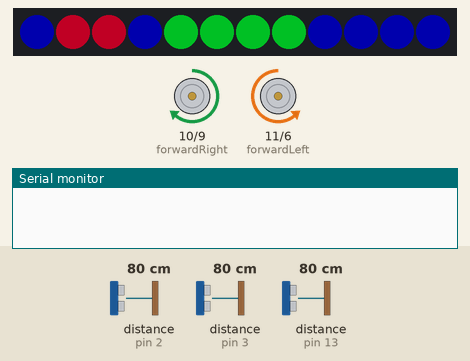
This sketch was run on a simulated Arduino Nano, built with avr-gcc and run on an emulated ATmega328P. On the bench: 12 RGB LEDs in strip order, left to right, motor-driver pin pairs drawn as motors (green arrow = first pin HIGH = forward, orange = second pin HIGH = backward, longer = more drive), the last lines printed to the serial monitor. Wiring (inferred from the names in the program): 2 × range finder with pulse-width output: data pin 2 / data pin 3; ultrasonic range finder: trigger pin 12; echo pin 13. The inputs (shaded band) are chosen by the test bench; at power-on: distance to the obstacle (sensors on pin 13, pin 3, pin 2) 80 cm. The echo pulse lasts 58.3 µs per cm; dim RGB values are drawn brighter than linear; the strip is taken to match the declared colour order.

Above: at 1.9 s.
At 2.7 s:
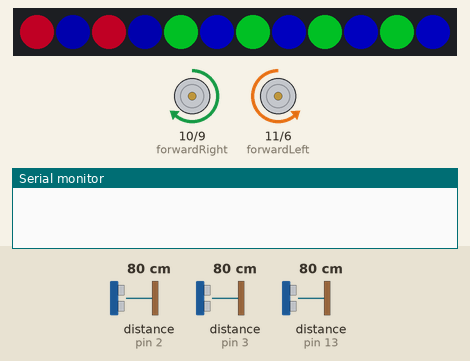
At 3.8 s:
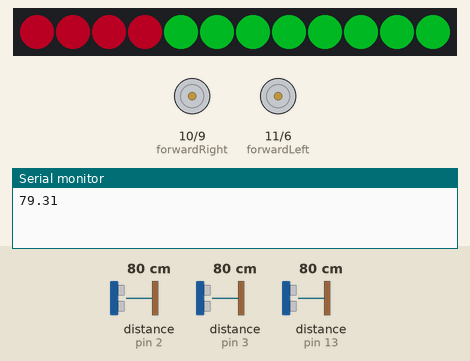
3.9 s: distance to the obstacle (sensor on pin 13) set to 12 cm
6.9 s: distance to the obstacle (sensor on pin 13) set to 9 cm
Timing chart, 0 to 8.6 s (numbered marks = the images above; inputs shaded):
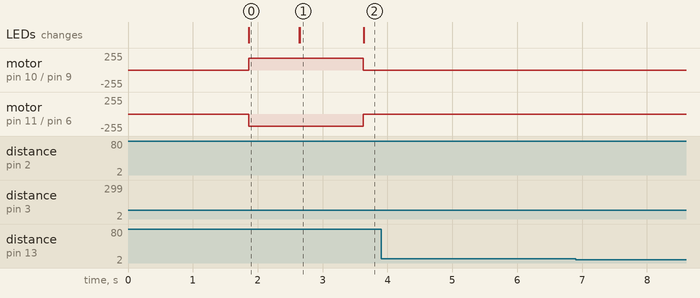

Measured:
- what the display in image 0 shows lasts 0.7 s, from 1.9 s to 2.6 s
- what the display in image 1 shows lasts 1.0 s, from 2.6 s to 3.6 s

The sketch:

pacman.ino
```cpp
//Sarah Vogelzang.
//Vebetering van BattleBot
#include <Adafruit_NeoPixel.h>
#include <QTRSensors.h>
#include "music.h"
//defineer alle pinnen en globale variabelen
//Neopixels
const byte neopin =  4;                                                                         //neopin
const byte numPixels  = 12;                                                                     //num neopixels
const int pixelFormat = NEO_RGB + NEO_KHZ800;                                                   //zet het pixelformat. LET OP! De neopixels op de robot zelf is RGB, de strip voor de underglow is GBR!
Adafruit_NeoPixel *pixels;                                                                      //maak een pointer met van type adrafruit neopixels
//om de neopixels individeel aan te sturen geef je ze een nummer.
//---- neopixels op de robot ------
const byte ll = 0;
const byte lr = 1;
const byte rr = 2;
const byte rl = 3;
//------------------------------------
//----- neopixels undeglow strip ------
const byte uglow1 = 4;
const byte uglow2 = 5;
const byte uglow3 = 6;
const byte uglow4 = 7;
const byte uglow5 = 8;
const byte uglow6 = 9;
const byte uglow7 = 10;
const byte uglow8 = 11;
//---------------------------------
//ultrasonic
const byte echoPin = 13;                                                                        //echopin
const byte triggerPin = 12;                                                                     //triggerpin
double duration;                                                                                //tijd tussen trigger en echo
double distance;                                                                                //gemeten afstand
double distanceLeft;                                                                            //gemeten afstand vooruit
double distanceRight;                                                                           //gemeten afstand rechts van de robot
double distanceForward;                                                                         //gemeten afstand links van de robot
const double minDistance = 12;                                                                  //minimale aftsand wat de robot moet houden
//wheels
const byte reverseRight = 9;
const byte forwardRight = 10;
const byte reverseLeft = 6;
const byte forwardLeft = 11;
const int startWheels = 255;                                                                    //de 'wake up' voor de motoren
const int wheelSpeedRight = 180;                                                                //gewenste snelheid rechter wiel
const int wheelSpeedLeft = 180;                                                                 //gewenste snelheid linker wiel
const int stopWheels = 0;                                                                       //stop de motoren
//pulsesensor
const byte speedSensorA = 2;                                                                    //sensor rechts
const byte speedSensorB = 3;                                                                    //sensor links
int counterA = 0;                                                                               //counter voor sensor rechts
int counterB = 0;                                                                               //counter voor sensor links
//servos
const byte gripper = 8;                                                                         //servo voor de gripper
const byte neck = 7;                                                                            //servo voor de neck met de ultrasonic
//line tracker
QTRSensors qtr;                                                                                 //variable met het tyoe QTRSensors
const byte SensorCount = 8;                                                                     //num sensors op line tracker
int sensorValues[SensorCount];                                                                  //sensorwaardes van de line tracker. wordt gelezen met een for loop of per sensor.

void setup() {
  Serial.begin(9600);
  pinMode(echoPin, INPUT);
  pinMode(triggerPin, OUTPUT);
  pinMode(forwardLeft, OUTPUT);
  pinMode(forwardRight, OUTPUT);
  pinMode(reverseLeft, OUTPUT);
  pinMode(reverseRight, OUTPUT);
  pinMode(speedSensorA, INPUT_PULLUP);
  pinMode(speedSensorB, INPUT_PULLUP);
  attachInterrupt(digitalPinToInterrupt(speedSensorA), countA, CHANGE);
  attachInterrupt(digitalPinToInterrupt(speedSensorB), countB, CHANGE);
  pixels = new Adafruit_NeoPixel(numPixels, neopin, pixelFormat);                               //koppel een nieuw adafruit neopixels object aan de pointer "pixels"
  pixels->begin();                                                                              //zet de neopixels "aan"
  digitalWrite(neck, LOW);                                                                      //zet de servo van de neck standaard op LOW, dan schiet deze niet terug na het draaien
  qtr.setTypeAnalog();                                                                          //zet de meettype op analoog
  qtr.setSensorPins((const byte[]) {A0, A1, A2, A3, A4, A5, A6, A7}, SensorCount);               //zet alle analoge pinnen als input pinnen voor de line tracker
  servo(gripper, 400);
  //playMusic(); //functie, noten en lied staat in music.h
  moveForwardwithoutusonic(75);
  turnRight(30);
}

void loop() {
  readGhost();
  moveForward(40);
  readGhost();
  lookAround();
  readGhost();

  if (distanceForward <= minDistance && distanceForward < distanceLeft && distanceRight < distanceLeft) {
    turnLeft(20);
  } else if (distanceForward <= minDistance && distanceForward < distanceRight && distanceRight > distanceLeft) {
    turnRight(20);
  } else if (distanceForward < 18 && distanceRight < 10 && distanceLeft < 15) {
    Turn180DLeft();
  }  else if (distanceForward < 18 && distanceRight < 10 && distanceLeft < 15) {
    Turn180DRight();
 }

  readGhost();
}

void moveForward(int pulsecount) {
  while (counterA <= pulsecount && counterB <= pulsecount) {
   readGhost();
   scanDistance();
    if(distance < 7){
      stopVehicle();
      moveBackward(10);
      lookAround();
        if(distanceRight > distanceLeft){
          turnRight(20);
        } else{
          turnLeft(20);
        }
      } else{
        analogWrite(forwardLeft, startWheels);
        analogWrite(forwardRight, startWheels);
        analogWrite(forwardLeft, wheelSpeedLeft);
        analogWrite(forwardRight, wheelSpeedRight);
        analogWrite(reverseLeft, stopWheels);
        analogWrite(reverseRight, stopWheels);
        pixels->setBrightness(85); //helderheid omlaag, deze stond eerst op 100%.
        pixels->setPixelColor(ll, pixels->Color(255, 0, 50));
        pixels->setPixelColor(lr, pixels->Color(0, 0, 150));
        pixels->setPixelColor(rr, pixels->Color(255, 0, 50));
        pixels->setPixelColor(rl, pixels->Color(0, 0, 150));
        //underglow neopixels
        pixels->setPixelColor(uglow1, pixels->Color(0, 255, 50));
        pixels->setPixelColor(uglow2, pixels->Color(0, 0, 250));
        pixels->setPixelColor(uglow3, pixels->Color(0, 255, 50));
        pixels->setPixelColor(uglow4, pixels->Color(0, 0, 250));
        pixels->setPixelColor(uglow5, pixels->Color(0, 255, 50));
        pixels->setPixelColor(uglow6, pixels->Color(0, 0, 250));
        pixels->setPixelColor(uglow7, pixels->Color(0, 255, 50));
        pixels->setPixelColor(uglow8, pixels->Color(0, 0, 250));
        pixels->show();
      }
  }
  stopVehicle();
  counterA = 0;
  counterB = 0;

}

void moveForwardwithoutusonic(int pulsecount) {
  while (/*counterA <= pulsecount &&*/ counterB <= pulsecount) {
    analogWrite(forwardLeft, startWheels);
    analogWrite(forwardRight, startWheels);
    analogWrite(forwardLeft, wheelSpeedLeft);
    analogWrite(forwardRight, wheelSpeedRight);
    analogWrite(reverseLeft, stopWheels);
    analogWrite(reverseRight, stopWheels);
    pixels->setBrightness(85); //helderheid omlaag, deze stond eerst op 100%.
    pixels->setPixelColor(ll, pixels->Color(255, 0, 50));
    pixels->setPixelColor(lr, pixels->Color(0, 0, 150));
    pixels->setPixelColor(rr, pixels->Color(255, 0, 50));
    pixels->setPixelColor(rl, pixels->Color(0, 0, 150));
    //underglow neopixels
    pixels->setPixelColor(uglow1, pixels->Color(0, 255, 50));
    pixels->setPixelColor(uglow2, pixels->Color(0, 0, 250));
    pixels->setPixelColor(uglow3, pixels->Color(0, 255, 50));
    pixels->setPixelColor(uglow4, pixels->Color(0, 0, 250));
    pixels->setPixelColor(uglow5, pixels->Color(0, 255, 50));
    pixels->setPixelColor(uglow6, pixels->Color(0, 0, 250));
    pixels->setPixelColor(uglow7, pixels->Color(0, 255, 50));
    pixels->setPixelColor(uglow8, pixels->Color(0, 0, 250));
    pixels->show();
  }
  stopVehicle();
  //counterA = 0;
  counterB = 0;
}


void lookAround(){
  stopVehicle();
   scanDistance();
  //Serial.println(distance);
  //Serial.println("vooruit");
  distanceForward = distance;
  Serial.println(distanceForward);
  stopVehicle();
  servo(neck, 2400);
  scanDistance();
  distanceRight = distance;
  //  Serial.println(distanceRight);
  //  Serial.println("rechts");
  delay(300);
  servo(neck, 400);
  delay(300);
  scanDistance();
  distanceLeft = distance;
  //  Serial.println(distanceLeft);
  //  Serial.println("links");
  servo(neck, 1400);
  //Serial.println("keuze maken");
}


void moveBackward(int pulsecount) {
  while (counterA <= pulsecount && counterB <= pulsecount) {
    analogWrite(reverseLeft, startWheels);
    analogWrite(reverseRight, startWheels);
    analogWrite(forwardLeft, stopWheels);
    analogWrite(forwardRight, stopWheels);
    analogWrite(reverseLeft, wheelSpeedLeft);
    analogWrite(reverseRight, wheelSpeedRight);
  }
  stopVehicle();
  counterA = 0;
  counterB = 0;
}

void Turn180DRight() {
  turnRight(20);
  moveBackward(10);
  turnRight(25);
}

void Turn180DLeft() {
  turnLeft(20);
  moveBackward(10);
  turnLeft(25);
}

void turnRight(int pulsecount) {
  while (counterA <= pulsecount) {
    analogWrite(forwardLeft, stopWheels);
    analogWrite(forwardRight, wheelSpeedRight);
    analogWrite(reverseLeft, wheelSpeedLeft);
    analogWrite(reverseRight, stopWheels);
    pixels->setBrightness(85); //helderheid omlaag, deze stond eerst op 100%.
    pixels->setPixelColor(ll, pixels->Color(0, 0, 150));
    pixels->setPixelColor(lr, pixels->Color(255, 0, 50));
    pixels->setPixelColor(rr, pixels->Color(255, 0, 50));
    pixels->setPixelColor(rl, pixels->Color(0, 0, 150));
    //underglow neopixels
    pixels->setPixelColor(uglow1, pixels->Color(0, 255, 50));
    pixels->setPixelColor(uglow2, pixels->Color(0, 255, 50));
    pixels->setPixelColor(uglow3, pixels->Color(0, 255, 50));
    pixels->setPixelColor(uglow4, pixels->Color(0, 255, 50));
    pixels->setPixelColor(uglow5, pixels->Color(0, 0, 150));
    pixels->setPixelColor(uglow6, pixels->Color(0, 0, 150));
    pixels->setPixelColor(uglow7, pixels->Color(0, 0, 150));
    pixels->setPixelColor(uglow8, pixels->Color(0, 0, 150));
    pixels->show();
  }
  stopVehicle();
  /*
    Beide counters worden gereset ondanks dat er in de while maar 1 wordt aangeroepen, dit is omdat beide wielen draaien.
    Als counterB niet gereset wordt dan staan beide counters niet meer gelijk, dit kan nadelig effect hebben op alle nakomemde function calls.
    Zelfde voor turnLeft.
  */
  counterA = 0;
  counterB = 0;
}

void turnLeft(int pulsecount) {
  while (counterB <= pulsecount) {
    analogWrite(forwardLeft, wheelSpeedLeft);
    analogWrite(forwardRight, stopWheels);
    analogWrite(reverseLeft, stopWheels);
    analogWrite(reverseRight, wheelSpeedRight);
    pixels->setBrightness(85); //helderheid omlaag, deze stond eerst op 100%.
    pixels->setPixelColor(ll, pixels->Color(255, 0, 50));
    pixels->setPixelColor(lr, pixels->Color(0, 0, 150));
    pixels->setPixelColor(rr, pixels->Color(0, 0, 150));
    pixels->setPixelColor(rl, pixels->Color(255, 0, 50));
    //underglow neopixels
    pixels->setPixelColor(uglow1, pixels->Color(0, 0, 150));
    pixels->setPixelColor(uglow2, pixels->Color(0, 0, 150));
    pixels->setPixelColor(uglow3, pixels->Color(0, 0, 150));
    pixels->setPixelColor(uglow4, pixels->Color(0, 0, 150));
    pixels->setPixelColor(uglow5, pixels->Color(0, 255, 50));
    pixels->setPixelColor(uglow6, pixels->Color(0, 255, 50));
    pixels->setPixelColor(uglow7, pixels->Color(0, 255, 50));
    pixels->setPixelColor(uglow8, pixels->Color(0, 255, 50));
    pixels->show();
  }
  stopVehicle();
  counterA = 0;
  counterB = 0;
}

void countA() {
  counterA++;
}

void countB() {
  counterB++;
}

void stopVehicle() {
  analogWrite(forwardLeft, stopWheels);
  analogWrite(forwardRight, stopWheels);
  analogWrite(reverseLeft, stopWheels);
  analogWrite(reverseRight, stopWheels);
  pixels->setBrightness(70);
  pixels->setPixelColor(ll, pixels->Color(255, 0, 50));
  pixels->setPixelColor(lr, pixels->Color(255, 0, 50));
  pixels->setPixelColor(rr, pixels->Color(255, 0, 50));
  pixels->setPixelColor(rl, pixels->Color(255, 0, 50));
  //underglow neopixels
  pixels->setPixelColor(uglow1, pixels->Color(0, 255, 50));
  pixels->setPixelColor(uglow2, pixels->Color(0, 255, 50));
  pixels->setPixelColor(uglow3, pixels->Color(0, 255, 50));
  pixels->setPixelColor(uglow4, pixels->Color(0, 255, 50));
  pixels->setPixelColor(uglow5, pixels->Color(0, 255, 50));
  pixels->setPixelColor(uglow6, pixels->Color(0, 255, 50));
  pixels->setPixelColor(uglow7, pixels->Color(0, 255, 50));
  pixels->setPixelColor(uglow8, pixels->Color(0, 255, 50));
  pixels->show();
  counterA = 0;
  counterB = 0;
}

void scanDistance() {
  digitalWrite(triggerPin, LOW);
  delayMicroseconds(10);
  digitalWrite(triggerPin, HIGH);
  delayMicroseconds(10);
  digitalWrite(triggerPin, LOW);
  duration = pulseIn(echoPin, HIGH);
  distance = duration * 0.034 / 2;
  //Serial.println(distance);
}

//credits to Bart Oerlemans
void servo(int PIN, int pulse) {
  for (int i = 0; i < 10; i++) {
    digitalWrite(PIN, HIGH);
    delayMicroseconds(pulse);
    digitalWrite(PIN, LOW);
    delay(20);
  }
}

void readGhost(){
  if(sensorValues[2] > 170 && sensorValues[2] < 175 && sensorValues[5] > 170 && sensorValues[5] < 175){ //blauwe spook
    stopVehicle();
    turnLeft(20);
    moveForwardwithoutusonic(80);
  }
  if(sensorValues[2] > 280 && sensorValues[2] < 285 && sensorValues[5] > 280 && sensorValues[5] < 285 ){ //donker roze spook
    Turn180DRight();
  }

  if(sensorValues[2] > 308 && sensorValues[2] < 312 && sensorValues[5] > 308 && sensorValues[5] < 312){ //lila spook 311 (312) en 309 (308)
    stopVehicle();
  }

  if(sensorValues[2] > 321 && sensorValues[2] < 328 && sensorValues[5] > 321 && sensorValues[5] < 328){ // donker paars spook 322 327
    stopVehicle();
    moveBackward(20);
    turnRight(25);
  }
}
```

Source omitted: music.h (3927 bytes)
